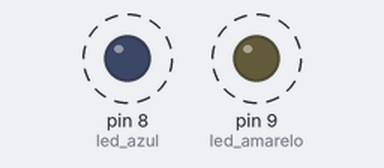
Simulated run of this sketch. Board: Arduino Uno, built with avr-gcc and run on an emulated ATmega328P. Shown: output pins drawn as LEDs (lit = HIGH). Dashed ring = blinking.

Above: at 0.15 s.
Timing chart, 0 to 4.6 s (numbered marks = the images above):
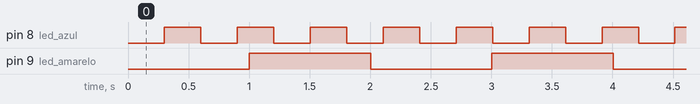

Measured:
- by itself, pin 8 (led_azul): alternates HIGH for 0.30 s and LOW for 0.30 s
- by itself, pin 9 (led_amarelo): alternates HIGH for 1.0 s and LOW for 1.0 s

The sketch:

millis.ino
```cpp
#define led_azul 8
#define led_amarelo 9

unsigned long int tempoAzul = 0, tempoAmarelo = 0;
bool amareloAceso = false, azulAceso = false;

void setup()
{
	pinMode(led_azul, OUTPUT);
	pinMode(led_amarelo, OUTPUT);
}

void loop()
{
	if(millis() - tempoAzul > 300)
	{
		tempoAzul = millis();
		if(azulAceso == true)
			digitalWrite(led_azul, LOW);
		else
			digitalWrite(led_azul, HIGH);
	azulAceso = !azulAceso; // O "!" é uma negação
	}

	if(millis() - tempoAmarelo > 1000)
	{
		tempoAmarelo = millis();
		if(amareloAceso)
			digitalWrite(led_amarelo, LOW);
		else
			digitalWrite(led_amarelo, HIGH);
		amareloAceso = !amareloAceso;
	}
}
```
